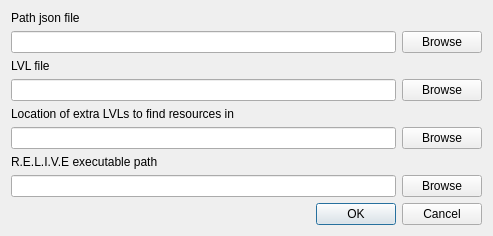
<?xml version="1.0" encoding="UTF-8"?>
<ui version="4.0">
 <class>ExportPathDialog</class>
 <widget class="QDialog" name="ExportPathDialog">
  <property name="geometry">
   <rect>
    <x>0</x>
    <y>0</y>
    <width>493</width>
    <height>234</height>
   </rect>
  </property>
  <property name="windowTitle">
   <string>Export path to lvl</string>
  </property>
  <layout class="QGridLayout" name="gridLayout_3">
   <item row="0" column="0">
    <layout class="QGridLayout" name="gridLayout_2">
     <item row="2" column="0">
      <widget class="QLabel" name="label_3">
       <property name="text">
        <string>LVL file</string>
       </property>
      </widget>
     </item>
     <item row="3" column="1">
      <widget class="QPushButton" name="btnSelectLvlFile">
       <property name="text">
        <string>Browse</string>
       </property>
      </widget>
     </item>
     <item row="5" column="0">
      <widget class="QLineEdit" name="txtExtraLvlsLocation"/>
     </item>
     <item row="1" column="1">
      <widget class="QPushButton" name="btnSelectJson">
       <property name="text">
        <string>Browse</string>
       </property>
      </widget>
     </item>
     <item row="1" column="0">
      <widget class="QLineEdit" name="txtJsonPath"/>
     </item>
     <item row="3" column="0">
      <widget class="QLineEdit" name="txtLvlFilePath"/>
     </item>
     <item row="0" column="0">
      <widget class="QLabel" name="label">
       <property name="text">
        <string>Path json file</string>
       </property>
      </widget>
     </item>
     <item row="4" column="0">
      <widget class="QLabel" name="label_4">
       <property name="text">
        <string>Location of extra LVLs to find resources in</string>
       </property>
      </widget>
     </item>
     <item row="5" column="1">
      <widget class="QPushButton" name="btnSelectExtraLvlsDir">
       <property name="text">
        <string>Browse</string>
       </property>
      </widget>
     </item>
    </layout>
   </item>
   <item row="1" column="0">
    <layout class="QGridLayout" name="gridLayout">
     <item row="1" column="1">
      <widget class="QPushButton" name="btnSelectRelive">
       <property name="enabled">
        <bool>true</bool>
       </property>
       <property name="text">
        <string>Browse</string>
       </property>
      </widget>
     </item>
     <item row="0" column="0">
      <widget class="QLabel" name="label_2">
       <property name="enabled">
        <bool>true</bool>
       </property>
       <property name="text">
        <string>R.E.L.I.V.E executable path</string>
       </property>
      </widget>
     </item>
     <item row="1" column="0">
      <widget class="QLineEdit" name="txtRelivePath">
       <property name="enabled">
        <bool>true</bool>
       </property>
      </widget>
     </item>
    </layout>
   </item>
   <item row="2" column="0">
    <widget class="QDialogButtonBox" name="buttonBox">
     <property name="orientation">
      <enum>Qt::Horizontal</enum>
     </property>
     <property name="standardButtons">
      <set>QDialogButtonBox::Cancel|QDialogButtonBox::Ok</set>
     </property>
    </widget>
   </item>
  </layout>
 </widget>
 <resources/>
 <connections>
  <connection>
   <sender>buttonBox</sender>
   <signal>accepted()</signal>
   <receiver>ExportPathDialog</receiver>
   <slot>accept()</slot>
   <hints>
    <hint type="sourcelabel">
     <x>248</x>
     <y>254</y>
    </hint>
    <hint type="destinationlabel">
     <x>157</x>
     <y>274</y>
    </hint>
   </hints>
  </connection>
  <connection>
   <sender>buttonBox</sender>
   <signal>rejected()</signal>
   <receiver>ExportPathDialog</receiver>
   <slot>reject()</slot>
   <hints>
    <hint type="sourcelabel">
     <x>316</x>
     <y>260</y>
    </hint>
    <hint type="destinationlabel">
     <x>286</x>
     <y>274</y>
    </hint>
   </hints>
  </connection>
 </connections>
</ui>
